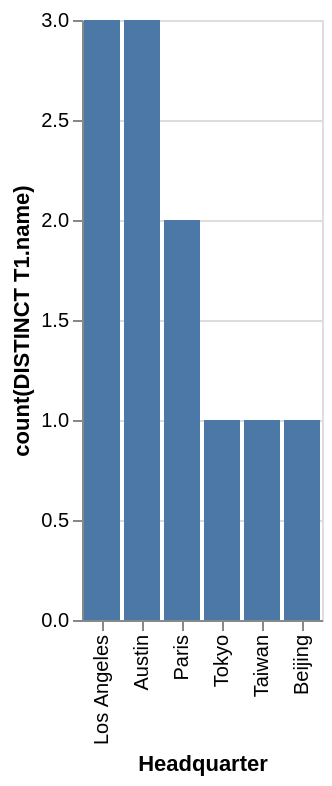

Source (Vega-Lite JSON):
### Vega-Lite specification from a JSON file in a GitHub repository (floating-point values rounded to 4 significant figures)
{"data": {"values": [{"x_data": "Los Angeles", "y_data": 3}, {"x_data": "Austin", "y_data": 3}, {"x_data": "Paris", "y_data": 2}, {"x_data": "Tokyo", "y_data": 1}, {"x_data": "Taiwan", "y_data": 1}, {"x_data": "Beijing", "y_data": 1}]}, "mark": "bar", "encoding": {"x": {"field": "x_data", "type": "nominal", "title": "Headquarter", "sort": {"op": "sum", "field": "y_data", "order": "descending"}}, "y": {"field": "y_data", "type": "quantitative", "title": "count(DISTINCT T1.name)"}}}
